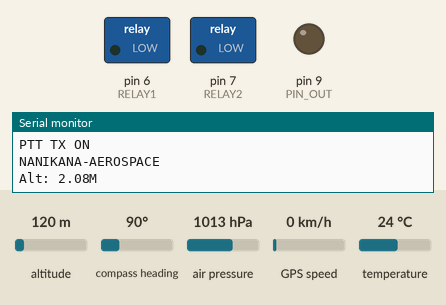
The sketch below on a simulated Arduino Uno, built with avr-gcc and run on an emulated ATmega328P. Parts: switched loads named in the sketch (green lamp = pin HIGH), output pins drawn as LEDs (lit = HIGH), the last lines printed to the serial monitor. Wiring (inferred from the names in the program): BMP180 pressure sensor at I2C address 0x77. Inputs (shaded band) come from the test bench; at power-on: altitude 120 m, compass heading 90°, air pressure 1013 hPa, GPS speed 0 km/h, temperature 24 °C. The GPS gets a fix after 3 s at 37.7749, -122.4194 with 8 satellites.

Above: at 3.5 s.
At 15.6 s:
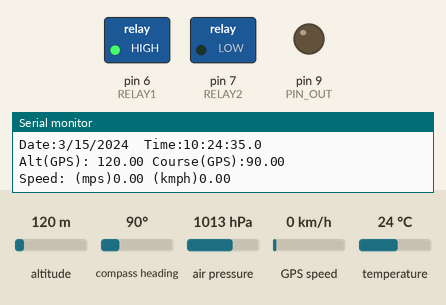
At 26.7 s:
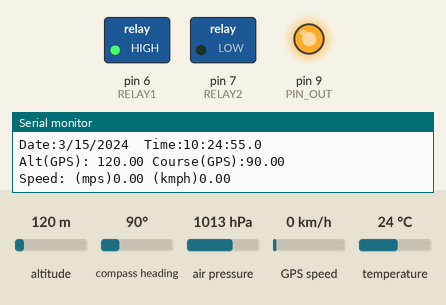
Timing chart, 0 to 27.2 s (numbered marks = the images above):
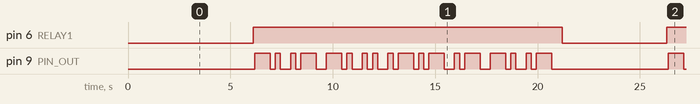

The sketch:

OTACHI_GPS_BARO_MIX_PTPRELAY_v2_beta_ino.ino
```cpp
#include <SoftwareSerial.h>
#include <TinyGPS.h>
#include <Wire.h>

#define BMP085_ADDRESS 0x77  // I2C address of BMP085

// Defini la pin pour Relay PTP
#define RELAY1  6
// Defini la pin pour Relay CUTOFF BALLON
#define RELAY2  7
//Define the LED Pin
#define PIN_OUT 9 // MORSE PIN
//Define unit length in ms
#define UNIT_LENGTH 250

//Build a struct with the morse code mapping
static const struct {const char letter, *code;} MorseMap[] =
{
{ 'A', ".-" },
{ 'B', "-..." },
{ 'C', "-.-." },
{ 'D', "-.." },
{ 'E', "." },
{ 'F', "..-." },
{ 'G', "--." },
{ 'H', "...." },
{ 'I', ".." },
{ 'J', ".---" },
{ 'K', ".-.-" },
{ 'L', ".-.." },
{ 'M', "--" },
{ 'N', "-." },
{ 'O', "---" },
{ 'P', ".--." },
{ 'Q', "--.-" },
{ 'R', ".-." },
{ 'S', "..." },
{ 'T', "-" },
{ 'U', "..-" },
{ 'V', "...-" },
{ 'W', ".--" },
{ 'X', "-..-" },
{ 'Y', "-.--" },
{ 'Z', "--.." },
{ ' ', " " }, //Gap between word, seven units
{ '1', ".----" },
{ '2', "..---" },
{ '3', "...--" },
{ '4', "....-" },
{ '5', "....." },
{ '6', "-...." },
{ '7', "--..." },
{ '8', "---.." },
{ '9', "----." },
{ '0', "-----" },
{ '.', "·–·–·–" },
{ ',', "--..--" },
{ '?', "..--.." },
{ '!', "-.-.--" },
{ ':', "---..." },
{ ';', "-.-.-." },
{ '(', "-.--." },
{ ')', "-.--.-" },
{ '"', ".-..-." },
{ '@', ".--.-." },
{ '&', ".-..." },
};

SoftwareSerial mySerial(10, 11); // RX, TX
TinyGPS gps;

void gpsdump(TinyGPS &gps);
void printFloat(double f, int digits = 2);

const unsigned char OSS = 0;  // Oversampling Setting

// Calibration values
int ac1;
int ac2;
int ac3;
unsigned int ac4;
unsigned int ac5;
unsigned int ac6;
int b1;
int b2;
int mb;
int mc;
int md;
String straltitude;


// b5 is calculated in bmp085GetTemperature(...), this variable is also used in bmp085GetPressure(...)
// so ...Temperature(...) must be called before ...Pressure(...).
long b5;

void setup()
{
  // Initialise the Arduino data pins for RELAY OUTPUT
  pinMode(RELAY1, OUTPUT);
  pinMode(RELAY2, OUTPUT);
  // Open serial communications and wait for port to open:
  Serial.begin(9600);

  Wire.begin();
   bmp085Calibration();

  // set the data rate for the SoftwareSerial port
  mySerial.begin(9600);

  delay(1000);
   pinMode( PIN_OUT, OUTPUT );
digitalWrite( PIN_OUT, LOW );

}

void loop() // run over and over
{


   float temperature = bmp085GetTemperature(bmp085ReadUT()); //MUST be called first
  float pressure = bmp085GetPressure(bmp085ReadUP());
  float atm = pressure / 101325; // "standard atmosphere"
  float altitude = calcAltitude(pressure); //Uncompensated caculation - in Meters

  Serial.print("Temp: ");
  Serial.print(temperature, 1); //display 1 decimal places
  Serial.println("C");

  Serial.print("Pressure: ");
  Serial.print(pressure, 0); //whole number only.
  Serial.println(" Pa");

  Serial.print("Standard Atmosphere: ");
  Serial.println(atm, 4); //display 4 decimal places
digitalWrite(RELAY1,LOW);           // Turns ON Relays 1 PTP
  Serial.print("PTT TX ON");Serial.println();
  Serial.print("NANIKANA-AEROSPACE");Serial.println();
  Serial.print("Alt: ");
  Serial.print(altitude, 2); //display 2 decimal places
  Serial.println("M");


  delay(50); //wait a second and get values again.

  bool newdata = false;
  unsigned long start = millis();

  // Every 2 seconds we print an update
  while (millis() - start < 5000) {
    if (mySerial.available()) {
      char c = mySerial.read();
      // Serial.print(c);  // uncomment to see raw GPS data
      if (gps.encode(c)) {
        newdata = true;
        // break;  // uncomment to print new data immediately!
      }
    }
  }

  if (newdata) {

    gpsdump(gps);

  }
  //straltitude = (altitude,2);
   String morseWord = encode ("NANIKANA");
for(int i=0; i<=morseWord.length(); i++)
{
switch( morseWord[i] )
{
case '.': //dit
digitalWrite( PIN_OUT, HIGH );
delay( UNIT_LENGTH );
digitalWrite( PIN_OUT, LOW );
delay( UNIT_LENGTH );
break;

case '-': //dah
digitalWrite( PIN_OUT, HIGH );
delay( UNIT_LENGTH*3 );
digitalWrite( PIN_OUT, LOW );
delay( UNIT_LENGTH );
break;

case ' ': //gap
delay( UNIT_LENGTH );
}
}
}

String encode(const char *string)
{
size_t i, j;
String morseWord = "";
for( i = 0; string[i]; ++i )
{
for( j = 0; j < sizeof MorseMap / sizeof *MorseMap; ++j )
{
if( toupper(string[i]) == MorseMap[j].letter )
{
morseWord += MorseMap[j].code;
break;
}
}
morseWord += " "; //Add tailing space to seperate the chars
}

return morseWord;
}

String decode(String morse)
{
String msg = "";
int lastPos = 0;
int pos = morse.indexOf(' ');
while( lastPos <= morse.lastIndexOf(' ') )
{
for( int i = 0; i < sizeof MorseMap / sizeof *MorseMap; ++i )
{
if( morse.substring(lastPos, pos) == MorseMap[i].code )
{
msg += MorseMap[i].letter;
}
}

lastPos = pos+1;
pos = morse.indexOf(' ', lastPos);
// Handle white-spaces between words (7 spaces)
while( morse[lastPos] == ' ' && morse[pos+1] == ' ' )
{
pos ++;
}
}

return msg;
delay(30000);                        // Wait 30 seconds
}
void bmp085Calibration()
{
  ac1 = bmp085ReadInt(0xAA);
  ac2 = bmp085ReadInt(0xAC);
  ac3 = bmp085ReadInt(0xAE);
  ac4 = bmp085ReadInt(0xB0);
  ac5 = bmp085ReadInt(0xB2);
  ac6 = bmp085ReadInt(0xB4);
  b1 = bmp085ReadInt(0xB6);
  b2 = bmp085ReadInt(0xB8);
  mb = bmp085ReadInt(0xBA);
  mc = bmp085ReadInt(0xBC);
  md = bmp085ReadInt(0xBE);
}

// Calculate temperature in deg C
float bmp085GetTemperature(unsigned int ut){
  long x1, x2;

  x1 = (((long)ut - (long)ac6)*(long)ac5) >> 15;
  x2 = ((long)mc << 11)/(x1 + md);
  b5 = x1 + x2;

  float temp = ((b5 + 8)>>4);
  temp = temp /10;

  return temp;
}
long bmp085GetPressure(unsigned long up){
  long x1, x2, x3, b3, b6, p;
  unsigned long b4, b7;

  b6 = b5 - 4000;
  // Calculate B3
  x1 = (b2 * (b6 * b6)>>12)>>11;
  x2 = (ac2 * b6)>>11;
  x3 = x1 + x2;
  b3 = (((((long)ac1)*4 + x3)<<OSS) + 2)>>2;

  // Calculate B4
  x1 = (ac3 * b6)>>13;
  x2 = (b1 * ((b6 * b6)>>12))>>16;
  x3 = ((x1 + x2) + 2)>>2;
  b4 = (ac4 * (unsigned long)(x3 + 32768))>>15;

  b7 = ((unsigned long)(up - b3) * (50000>>OSS));
  if (b7 < 0x80000000)
    p = (b7<<1)/b4;
  else
    p = (b7/b4)<<1;

  x1 = (p>>8) * (p>>8);
  x1 = (x1 * 3038)>>16;
  x2 = (-7357 * p)>>16;
  p += (x1 + x2 + 3791)>>4;

  long temp = p;
  return temp;
}

// Read 1 byte from the BMP085 at 'address'
char bmp085Read(unsigned char address)
{
  unsigned char data;

  Wire.beginTransmission(BMP085_ADDRESS);
  Wire.write(address);
  Wire.endTransmission();

  Wire.requestFrom(BMP085_ADDRESS, 1);
  while(!Wire.available())
    ;

  return Wire.read();
}

// Read 2 bytes from the BMP085
// First byte will be from 'address'
// Second byte will be from 'address'+1
int bmp085ReadInt(unsigned char address)
{
  unsigned char msb, lsb;

  Wire.beginTransmission(BMP085_ADDRESS);
  Wire.write(address);
  Wire.endTransmission();

  Wire.requestFrom(BMP085_ADDRESS, 2);
  while(Wire.available()<2)
    ;
  msb = Wire.read();
  lsb = Wire.read();

  return (int) msb<<8 | lsb;
}

// Read the uncompensated temperature value
unsigned int bmp085ReadUT(){
  unsigned int ut;

  // Write 0x2E into Register 0xF4
  // This requests a temperature reading
  Wire.beginTransmission(BMP085_ADDRESS);
  Wire.write(0xF4);
  Wire.write(0x2E);
  Wire.endTransmission();

  // Wait at least 4.5ms
  delay(5);

  // Read two bytes from registers 0xF6 and 0xF7
  ut = bmp085ReadInt(0xF6);
  return ut;
}

// Read the uncompensated pressure value
unsigned long bmp085ReadUP(){

  unsigned char msb, lsb, xlsb;
  unsigned long up = 0;

  // Write 0x34+(OSS<<6) into register 0xF4
  // Request a pressure reading w/ oversampling setting
  Wire.beginTransmission(BMP085_ADDRESS);
  Wire.write(0xF4);
  Wire.write(0x34 + (OSS<<6));
  Wire.endTransmission();

  // Wait for conversion, delay time dependent on OSS
  delay(2 + (3<<OSS));

  // Read register 0xF6 (MSB), 0xF7 (LSB), and 0xF8 (XLSB)
  msb = bmp085Read(0xF6);
  lsb = bmp085Read(0xF7);
  xlsb = bmp085Read(0xF8);

  up = (((unsigned long) msb << 16) | ((unsigned long) lsb << 8) | (unsigned long) xlsb) >> (8-OSS);

  return up;
}

void writeRegister(int deviceAddress, byte address, byte val) {
  Wire.beginTransmission(deviceAddress); // start transmission to device
  Wire.write(address);       // send register address
  Wire.write(val);         // send value to write
  Wire.endTransmission();     // end transmission
}

int readRegister(int deviceAddress, byte address){

  int v;
  Wire.beginTransmission(deviceAddress);
  Wire.write(address); // register to read
  Wire.endTransmission();

  Wire.requestFrom(deviceAddress, 1); // read a byte

  while(!Wire.available()) {
    // waiting
  }

  v = Wire.read();
  return v;
}

float calcAltitude(float pressure){

  float A = pressure/101325;
  float B = 1/5.25588;
  float C = pow(A,B);
  C = 1 - C;
  C = C /0.0000225577;

  return C;
}


void gpsdump(TinyGPS &gps)
{
  long lat, lon;
  float flat, flon;
  unsigned long age, date, time, chars;
  int year;
  byte month, day, hour, minute, second, hundredths;
  unsigned short sentences, failed;


  // On Arduino, GPS characters may be lost during lengthy Serial.print()
  // On Teensy, Serial prints to USB, which has large output buffering and
  //   runs very fast, so it's not necessary to worry about missing 4800
  //   baud GPS characters.

  gps.f_get_position(&flat, &flon, &age);
  Serial.print("Lat/Long: "); printFloat(flat, 5); Serial.print("-"); printFloat(flon, 5);
   Serial.println();

  digitalWrite(RELAY1,HIGH);          // Turns Relay PTT Off
   Serial.print("PTT TX OFF");Serial.println();


  gps.crack_datetime(&year, &month, &day, &hour, &minute, &second, &hundredths, &age);
  Serial.print("Date:"); Serial.print(static_cast<int>(month)); Serial.print("/");
    Serial.print(static_cast<int>(day)); Serial.print("/"); Serial.print(year);
  Serial.print("  Time:"); Serial.print(static_cast<int>(hour)); Serial.print(":");
    Serial.print(static_cast<int>(minute)); Serial.print(":"); Serial.print(static_cast<int>(second));
    Serial.print("."); Serial.print(static_cast<int>(hundredths));Serial.println();


  Serial.print("Alt(GPS): "); printFloat(gps.f_altitude()); Serial.print(" Course(GPS):");
    printFloat(gps.f_course()); Serial.println();

  Serial.print("Speed: (mps)"); printFloat(gps.f_speed_mps()); Serial.print(" (kmph)");
    printFloat(gps.f_speed_kmph()); Serial.println();

  //delay(30000);                        // Wait 30 seconds
}

void printFloat(double number, int digits)
{
  // Handle negative numbers
  if (number < 0.0) {
     Serial.print('-');
     number = -number;
  }

  // Round correctly so that print(1.999, 2) prints as "2.00"
  double rounding = 0.5;
  for (uint8_t i=0; i<digits; ++i)
    rounding /= 10.0;

  number += rounding;

  // Extract the integer part of the number and print it
  unsigned long int_part = (unsigned long)number;
  double remainder = number - (double)int_part;
  Serial.print(int_part);

  // Print the decimal point, but only if there are digits beyond
  if (digits > 0)
    Serial.print(".");

  // Extract digits from the remainder one at a time
  while (digits-- > 0) {
    remainder *= 10.0;
    int toPrint = int(remainder);
    Serial.print(toPrint);
    remainder -= toPrint;
  }
}
```

Measured:
- by itself, pin 6 (RELAY1): alternates HIGH for 15.1 s and LOW for 5.1 s
- by itself, pin 9 (PIN_OUT): moves between LOW and HIGH, repeating every 20.2 s
- by itself, everything shown: repeats every 20.2 s, in 38 steps
